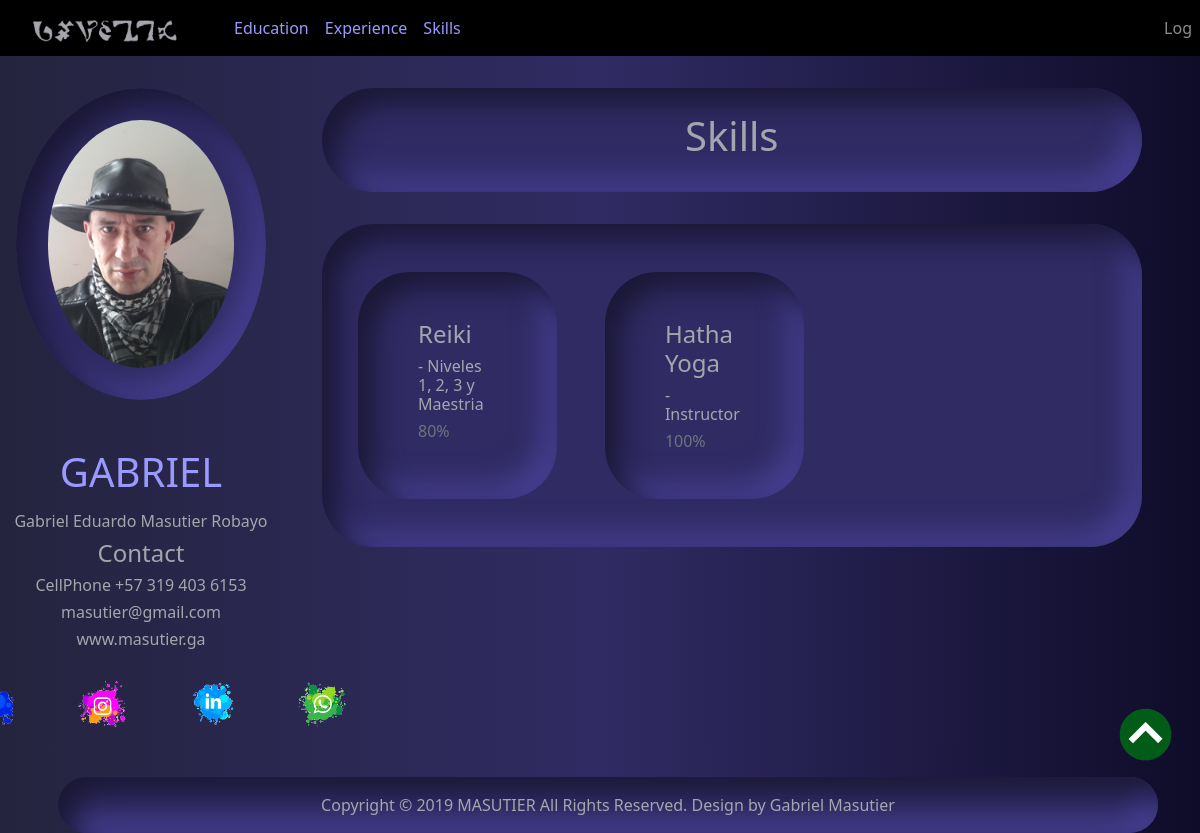
/skills, run on an earlier commit of the app's database.
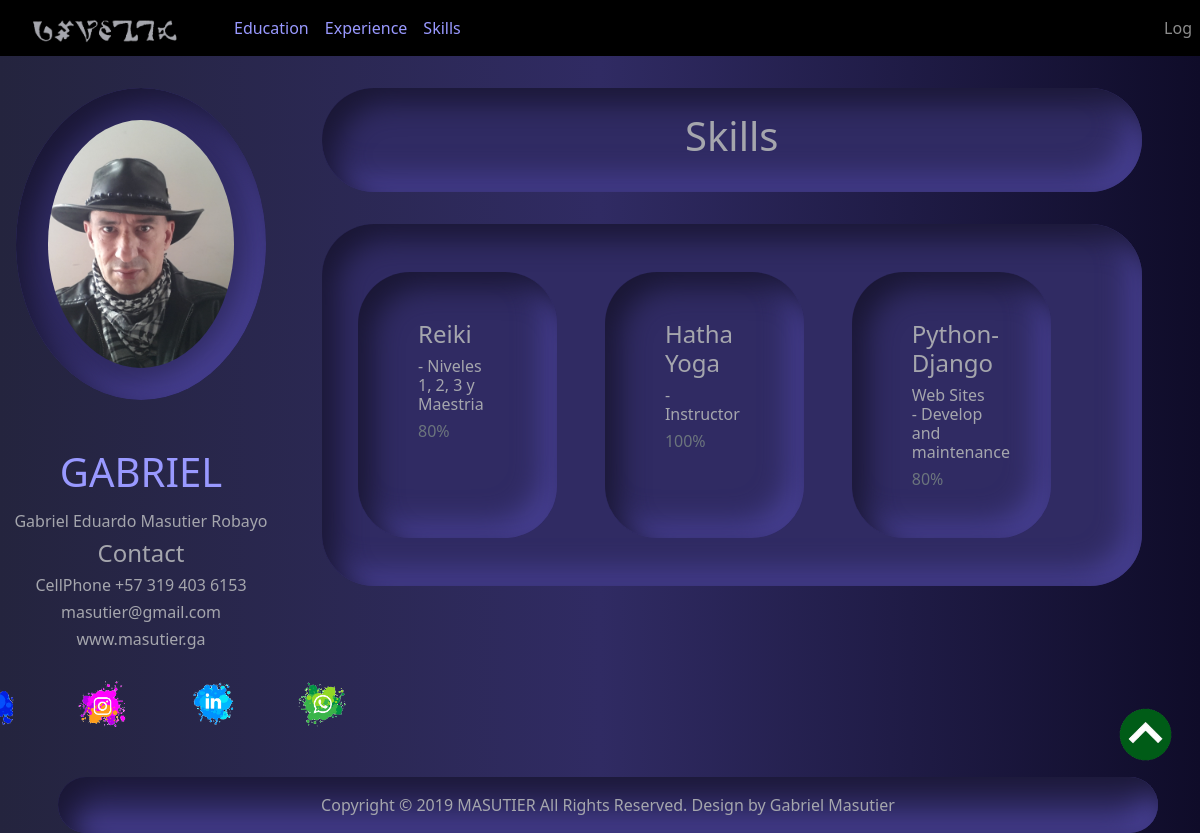
And on a later commit of the database.
### skills/models.py (models this page shows, shortened)
class Skill(models.Model):
    skill = models.CharField(max_length=30)
    description = models.TextField(max_length=100)
    dominium = models.DecimalField(max_digits=3, decimal_places=0)

### skills/views.py (the view)
# urls.py: path('', include('skills.urls')),
def skills(request):
    skills = Skill.objects.all()
    context = {"title": "Skills", "skills": skills}
    return render(request, "skills/skills.html", context)

### skills/templates/skills/skills.html (shortened to what this page needs)
{% extends 'home/home.html' %}
{% load static %}
{% block content %}
    <div class="col-md-11 p-4 boxtext1 c">
        <h1 class="c">Skills</h1>
    </div>
    <div class="col-md-11 p-4 boxtext1">
        <div class="row">
            {% for skl in skills %}
            <div class="col-md-3 m-4 boxtext1">
                <div class="m-5">
                    <h4>{{skl.skill}}</h4>
                    <h6>{{skl.description}}</h6>
                    <h6 class="text-muted">{{skl.dominium}}%</h6>
                </div>
            </div>
            {% endfor %}
        </div>
    </div>
{% endblock content %}

What changed in the data, as far as the page shows it:
added Skill: skill "Python-Django", description "Web Sites - Develop and maintenance", dominium "80"
